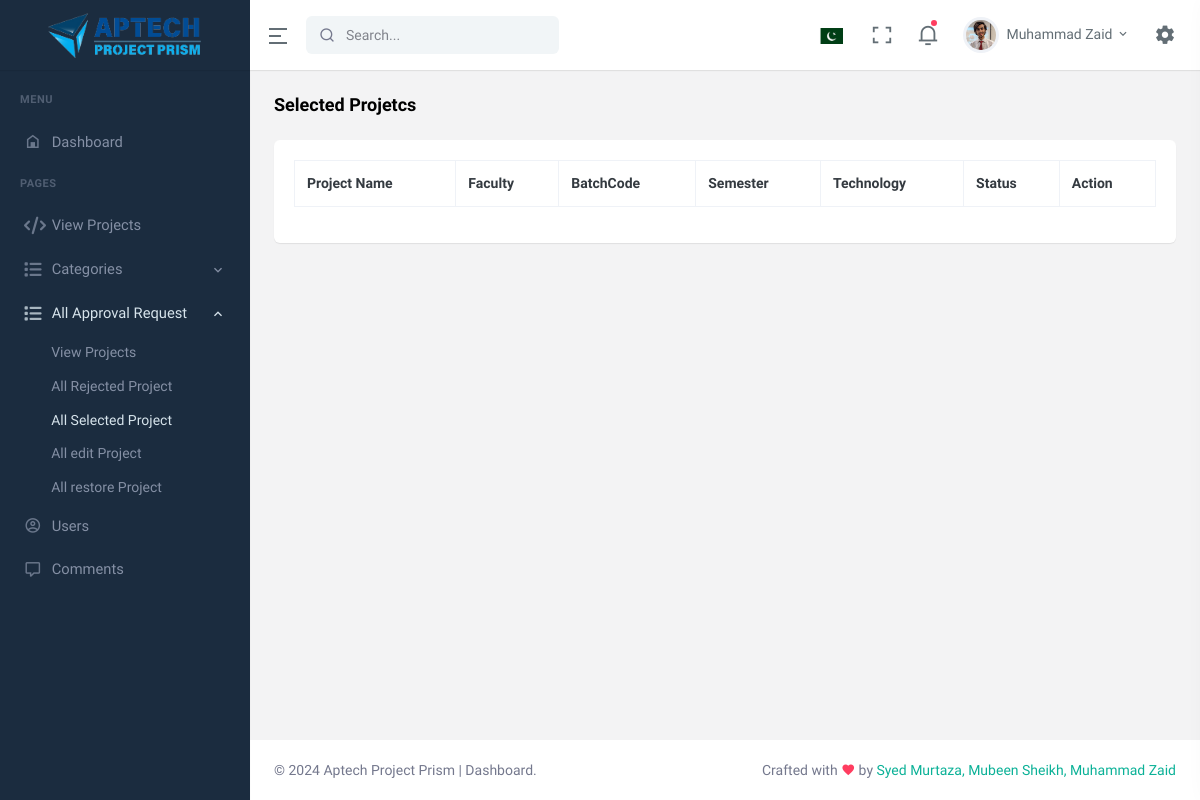
/Dashboard/selected_project.php (signed in), run on an earlier commit of the app's database.
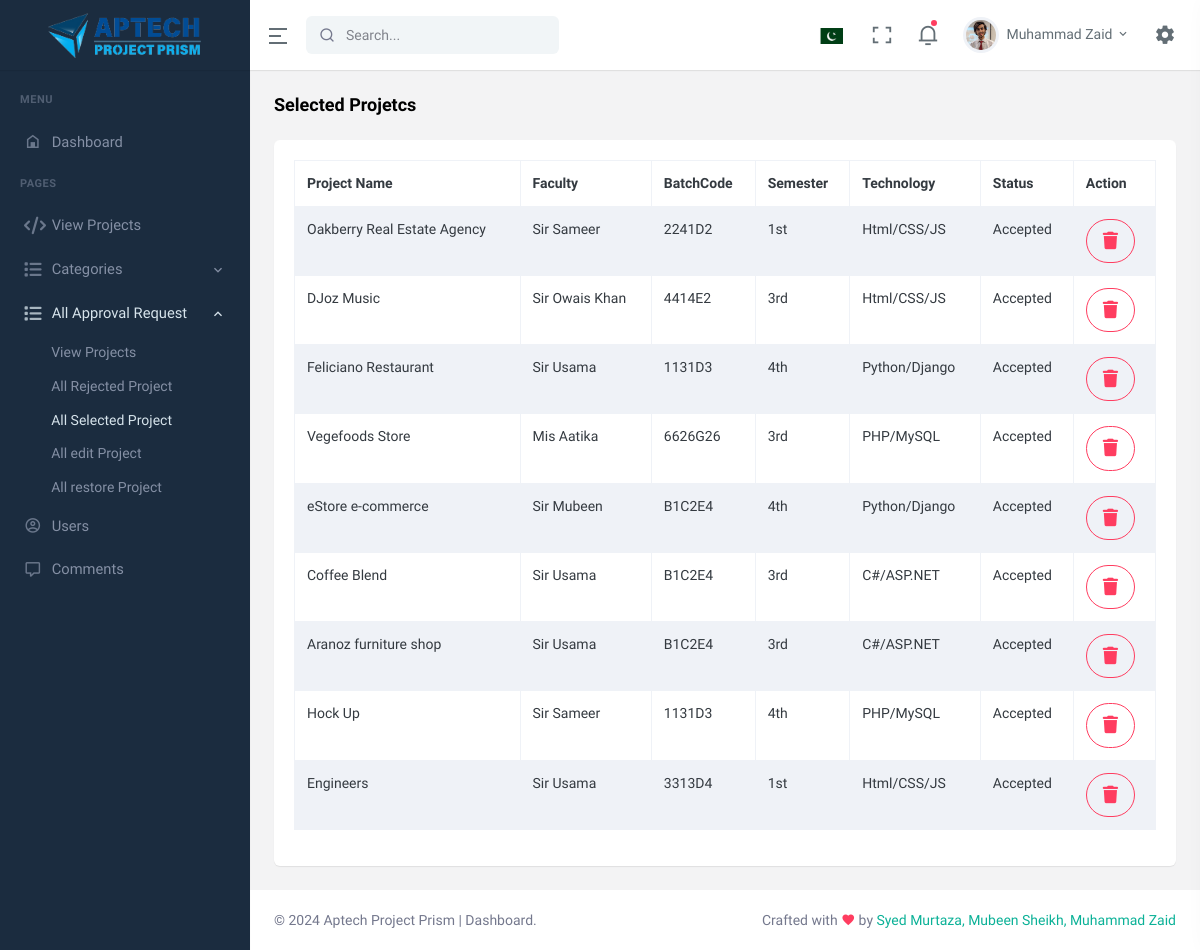
And on a later commit of the database.
### tables this page shows
CREATE TABLE `project` (
  `project_id` int(11) NOT NULL,
  `project_name` varchar(255) NOT NULL,
  `project_faculty` varchar(255) NOT NULL,
  `project_batchcode` varchar(255) NOT NULL,
  `project_semester` varchar(255) NOT NULL,
  `project_url` text NOT NULL,
  `project_img` varchar(255) NOT NULL,
  `project_desc` text NOT NULL,
  `status` tinyint(4) NOT NULL DEFAULT 1,
  `user_id` int(11) NOT NULL,
  `category` int(11) NOT NULL,
  `Sta` varchar(255) NOT NULL
);

CREATE TABLE `project_category` (
  `c_id` int(11) NOT NULL,
  `c_name` varchar(255) NOT NULL,
  `c_img` varchar(255) NOT NULL,
  `c_desc` varchar(255) NOT NULL,
  `user_id` int(11) NOT NULL,
  `status` tinyint(4) NOT NULL DEFAULT 1
);

### Dashboard/selected_project.php (the view)
<?php
include ('includes/header.php');
include ('includes/navbar.php');
include ('includes/sidebar.php');
include("config.php");
?>
<div id="layout-wrapper">
    <div class="main-content">
        <div class="page-content">
            <div class="container-fluid">
                <div class="row">
                    <div class="col-12">
                        <div class="page-title-box d-sm-flex align-items-center justify-content-between">
                            <h4 class="mb-sm-0">Selected Projetcs</h4>
                        </div>
                    </div>
                </div>
                <div class="row">
                    <div class="col-12">
                        <div class="card">
                            <div class="card-body">
                                <table id="datatable-buttons"
                                    class="table table-striped table-bordered dt-responsive nowrap"
                                    style="border-collapse: collapse; border-spacing: 0; width: 100%;">
                                    <thead>
                                        <tr>
                                            <th>Project Name</th>
                                            <th>Faculty</th>
                                            <th>BatchCode</th>
                                            <th>Semester</th>
                                            <th>Technology</th>
                                            <th>Status</th>
                                            <th>Action</th>
                                        </tr>
                                    </thead>
                                    <tbody>
                                    <?php
                              $fetch_project_join = "SELECT * from `project` as p inner join `project_category` as c on p.category = c.c_id where p.Sta = 1";
                              $fetch_project_result = mysqli_query($connection, $fetch_project_join);
                              if (mysqli_num_rows($fetch_project_result) > 0) {
                                 while ($row = mysqli_fetch_assoc($fetch_project_result)) {
                            ?>
                                        <tr>
                                            <td><?php echo $row['project_name'] ?></td>
                                            <td><?php echo $row['project_faculty'] ?></td>
                                            <td><?php echo $row['project_batchcode'] ?></td>
                                            <td><?php echo $row['project_semester'] ?></td>
                                            <td><?php echo $row['c_name'] ?></td>
                                                <td><?php
                                                    if ($row['Sta'] == "1") {
                                                        echo "Accepted";
                                                    }
                                                    elseif ($row['Sta'] == "2") {
                                                        echo "Rejected";
                                                    }
                                                ?></td>
                                                 <td>
                                                 <a href="project-delete.php?viewid=<?php echo $row['project_id'];?>"
                                                    class="btn btn-outline-danger btn-lg btn-rounded waves-effect waves-light"><i
                                                        class="fa-solid fa-trash"></i></a>
                                                </td>
                                        </tr>
                                        <?php
                                 }
                              }
                              ?>
                                    </tbody>
                                </table>
                            </div>
                        </div>
                    </div>
                </div>
            </div>
        </div>
    </div>
</div>
<?php
include ('includes/footer.php');
?>

What changed in the data, as far as the page shows it:
now on this page (row edited): project: project_name "Oakberry Real Estate Agency", project_faculty "Sir Sameer", project_batchcode "2241D2", project_semester "1st", category.c_name "Html/CSS/JS", Sta "Accepted"
now on this page (row edited): project: project_name "DJoz Music", project_faculty "Sir Owais Khan", project_batchcode "4414E2", project_semester "3rd", category.c_name "Html/CSS/JS", Sta "Accepted"
now on this page (row edited): project: project_name "Feliciano Restaurant", project_faculty "Sir Usama", project_batchcode "1131D3", project_semester "4th", category.c_name "Python/Django", Sta "Accepted"
now on this page (row edited): project: project_name "Vegefoods Store", project_faculty "Mis Aatika", project_batchcode "6626G26", project_semester "3rd", category.c_name "PHP/MySQL", Sta "Accepted"
now on this page (row edited): project: project_name "eStore e-commerce", project_faculty "Sir Mubeen", project_batchcode "B1C2E4", project_semester "4th", category.c_name "Python/Django", Sta "Accepted"
now on this page (row edited): project: project_name "Coffee Blend", project_faculty "Sir Usama", project_batchcode "B1C2E4", project_semester "3rd", category.c_name "C#/ASP.NET", Sta "Accepted"
now on this page (row edited): project: project_name "Aranoz furniture shop", project_faculty "Sir Usama", project_batchcode "B1C2E4", project_semester "3rd", category.c_name "C#/ASP.NET", Sta "Accepted"
now on this page (row edited): project: project_name "Hock Up", project_faculty "Sir Sameer", project_batchcode "1131D3", project_semester "4th", category.c_name "PHP/MySQL", Sta "Accepted"
now on this page (row edited): project: project_name "Engineers", project_faculty "Sir Usama", project_batchcode "3313D4", project_semester "1st", category.c_name "Html/CSS/JS", Sta "Accepted"
